Frame 1 (no input): blank canvas, image omitted
Frame 60 (the mouse pressed at the canvas centre just before this capture): blank canvas, image omitted
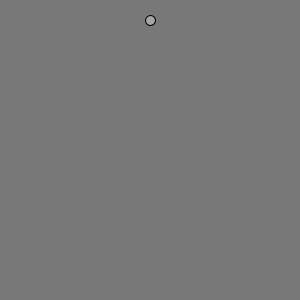
Frame 120 (the mouse held since frame 60 and released just before this capture)

The Processing sketch whose frames 1 and 60 were blank and that drew this single picture after the mouse press (run headless with seeded random() and noise(); from frame 60 on, the mouse is pressed at the canvas centre):

// Processing sketch: p03_binary_tree
// ── p03_binary_tree.pde
Boolean mInsertValues = false;
class Node{
  Integer mValue;
  Node mLeft;
  Node mRight;
  
  Node(Integer value){
    mValue = value;
  }
  Integer value(){
    return mValue;
  }
  
  void addNode(Node node){
    if (node.value() < mValue) {
      if (mLeft != null) {
        if (mInsertValues && node.value() > mLeft.value()) {
          if (mLeft.mRight != null){
            node.mRight = mLeft.mRight;
          }
          node.mLeft = mLeft;
          
          mLeft = node;
        } else{
          mLeft.addNode(node);          
        }
      } else{
        mLeft = node;
      }
      
    } else if (node.value() > mValue) {
      if (mRight != null) {
        if (mInsertValues && node.value() < mRight.value()) {
          if (mRight.mLeft != null){
            node.mLeft = mRight.mLeft;
          }
          node.mRight = mRight;
          
          mRight = node;
        } else{
          mRight.addNode(node);          
        }
      }else{
        mRight = node;
      }
    }
  }
  
  void visit(){
    if (mLeft != null){
      mLeft.visit();
    }
    print(mValue);
    
    if (mRight != null){
      mRight.visit();
    }
  }
  
  void draw(Integer x, Integer y, Integer depth){
    Integer offset = 60 / (depth + 1);
    if (mLeft != null) {
      line(x, y, x - offset, y + 30);
      mLeft.draw(x -offset, y + 30, depth+1);
    }
    
    if (mRight != null) {
      line(x, y, x + offset, y + 30);
      mRight.draw(x + offset, y + 30, depth+1);
    }
    fill(mValue, mValue, mValue);
    ellipse(x, y, 10, 10);
    textAlign(CENTER);
    fill(255,255,255);
    // text(mValue, x, y - 5);
  }
  
}

class Tree{
  Node mRoot;
  void addNode(Node n){
    if (mRoot == null){
      mRoot = n;
    } else{
      mRoot.addNode(n);
    }
  }
  void draw(Integer x, Integer y){
     if (mRoot != null)
        mRoot.draw(x, y, 0);
  }
  
  void traverse(){
    if (mRoot != null){
      mRoot.visit();
    }
  }
  
  void clear(){
    mRoot = null;
  }
  
  

}

Tree mTree;

void generate(){
  // mTree.clear();
  Node n;
  for (int i = 0; i < 1; i++){
    n = new Node((int)random(1,255));
    mTree.addNode(n);
  }
}

void keyPressed(){
  mTree.clear();
}

void mousePressed(){
  generate();
}

void setup(){
  noCursor();
  size(300, 300);
  mTree = new Tree();
}
  
void draw(){
  background(120);
  mTree.draw(width / 2, 20);
}
